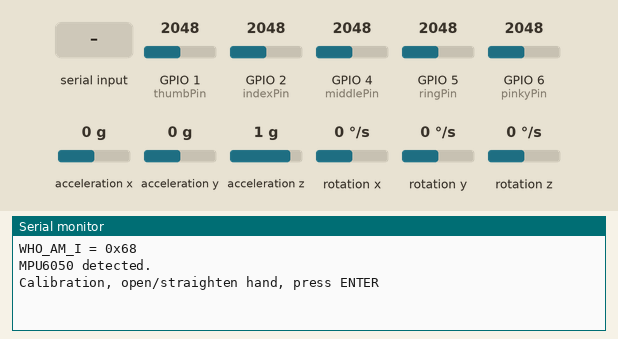
Recording of a sketch running on a simulated ESP32. Parts: the last lines printed to the serial monitor. Wiring (inferred from the names in the program): MPU-6050 motion sensor at I2C address 0x68. Inputs (shaded band) come from the test bench; at power-on: GPIO 1 (thumbPin) = 2048, GPIO 2 (indexPin) = 2048, GPIO 4 (middlePin) = 2048, GPIO 5 (ringPin) = 2048, GPIO 6 (pinkyPin) = 2048, acceleration x 0 g, acceleration y 0 g, acceleration z 1 g, rotation x 0 °/s, rotation y 0 °/s, rotation z 0 °/s.

Above: at 1.9 s.
2.0 s: "1" received over Serial
At 3.4 s:
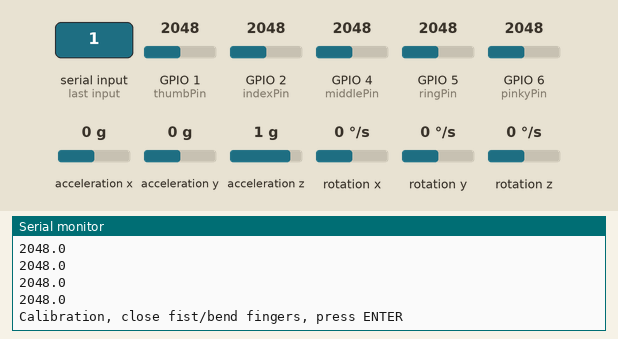
3.9 s: "0" received over Serial
At 4.4 s:
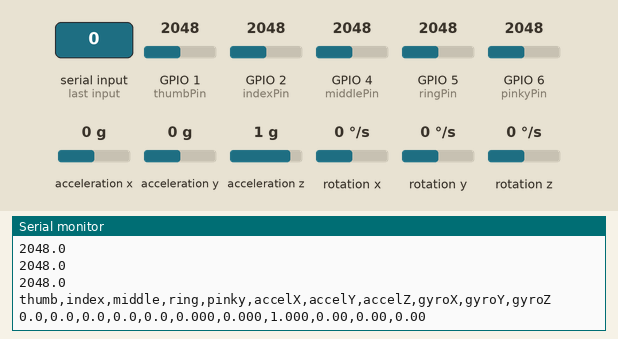

The sketch:

firmware.ino
```cpp
#include <Wire.h>

// Flex sensor pins
const uint8_t thumbPin  = 1;
const uint8_t indexPin  = 2;
const uint8_t middlePin = 4;
const uint8_t ringPin   = 5;
const uint8_t pinkyPin  = 6;

// MPU6050 pins
const uint8_t sdaPin = 8;
const uint8_t sclPin = 9;

// Put all flex pins in one array
const uint8_t flexPins[5] = {
  thumbPin,
  indexPin,
  middlePin,
  ringPin,
  pinkyPin
};

// Calibration variables for all 5 fingers
float acdStraight[5] = {0, 0, 0, 0, 0};
float acdBend[5] = {0, 0, 0, 0, 0};

// Filter variables for all 5 fingers
float filteredAdc[5] = {0, 0, 0, 0, 0};
const float alpha = 0.15;

// MPU6050 registers
const uint8_t MPU_ADDR     = 0x68;
const uint8_t WHO_AM_I     = 0x75;
const uint8_t PWR_MGMT_1   = 0x6B;
const uint8_t ACCEL_XOUT_H = 0x3B;

// MPU6050 scale factors
const float ACCEL_SCALE = 16384.0;
const float GYRO_SCALE  = 131.0;

// Raw MPU6050 sensor values
int16_t accelRaw[3] = {0, 0, 0};
int16_t gyroRaw[3] = {0, 0, 0};

// Converted MPU6050 sensor values
float accelG[3] = {0.0, 0.0, 0.0};
float gyroDps[3] = {0.0, 0.0, 0.0};

void writeRegister(uint8_t reg, uint8_t value) {
  Wire.beginTransmission(MPU_ADDR);
  Wire.write(reg);
  Wire.write(value);
  Wire.endTransmission();
}

uint8_t readRegister(uint8_t reg) {
  Wire.beginTransmission(MPU_ADDR);
  Wire.write(reg);
  Wire.endTransmission(false);

  Wire.requestFrom(MPU_ADDR, (uint8_t)1);

  if (Wire.available()) {
    return Wire.read();
  }

  return 0;
}

int16_t combineBytes(uint8_t highByte, uint8_t lowByte) {
  return (int16_t)((highByte << 8) | lowByte);
}

bool readMPU6050Burst() {
  Wire.beginTransmission(MPU_ADDR);
  Wire.write(ACCEL_XOUT_H);
  Wire.endTransmission(false);

  Wire.requestFrom(MPU_ADDR, (uint8_t)14);

  if (Wire.available() < 14) {
    return false;
  }

  uint8_t data[14];

  for (int i = 0; i < 14; i++) {
    data[i] = Wire.read();
  }

  accelRaw[0] = combineBytes(data[0], data[1]);
  accelRaw[1] = combineBytes(data[2], data[3]);
  accelRaw[2] = combineBytes(data[4], data[5]);

  gyroRaw[0] = combineBytes(data[8], data[9]);
  gyroRaw[1] = combineBytes(data[10], data[11]);
  gyroRaw[2] = combineBytes(data[12], data[13]);

  for (int i = 0; i < 3; i++) {
    accelG[i] = accelRaw[i] / ACCEL_SCALE;
    gyroDps[i] = gyroRaw[i] / GYRO_SCALE;
  }

  return true;
}

void waitForUser() {
  while (Serial.available() > 0) {
    Serial.read();
  }

  while (Serial.available() == 0) {
    delay(10);
  }

  while (Serial.available() > 0) {
    Serial.read();
  }
}

float mapToPercentage(float x, float in_min, float in_max) {
  if (abs(in_max - in_min) < 1.0) {
    return 0.0;
  }

  return (x - in_min) * 100.0 / (in_max - in_min);
}

void setup() {
  Serial.begin(115200);
  delay(1000);

  // MPU6050 setup
  Wire.begin(sdaPin, sclPin);
  Wire.setClock(400000);

  uint8_t whoami = readRegister(WHO_AM_I);

  Serial.print("WHO_AM_I = 0x");
  Serial.println(whoami, HEX);

  if (whoami == 0x68 || whoami == 0x70) {
    Serial.println("MPU6050 detected.");
  } else {
    Serial.println("MPU6050 not detected.");
  }

  writeRegister(PWR_MGMT_1, 0x00);
  delay(100);


  // Flex sensor setup
  analogSetAttenuation(ADC_2_5db);

  // Calibration - open hand
  Serial.println("Calibration, open/straighten hand, press ENTER");
  waitForUser();

  long sumStraight[5] = {0, 0, 0, 0, 0};

  for (int i = 0; i < 30; i++) {
    for (int finger = 0; finger < 5; finger++) {
      sumStraight[finger] += analogRead(flexPins[finger]);
    }
    delay(15);
  }

  for (int finger = 0; finger < 5; finger++) {
    acdStraight[finger] = (float)sumStraight[finger] / 30.0;
  }

  Serial.println("Saved Straight References:");
  for (int finger = 0; finger < 5; finger++) {
    Serial.println(acdStraight[finger], 1);
  }

  // Calibration - closed fist
  Serial.println("Calibration, close fist/bend fingers, press ENTER");
  waitForUser();

  long sumBent[5] = {0, 0, 0, 0, 0};

  for (int i = 0; i < 30; i++) {
    for (int finger = 0; finger < 5; finger++) {
      sumBent[finger] += analogRead(flexPins[finger]);
    }
    delay(15);
  }

  for (int finger = 0; finger < 5; finger++) {
    acdBend[finger] = (float)sumBent[finger] / 30.0;
  }

  Serial.println("Saved Bent References:");
  for (int finger = 0; finger < 5; finger++) {
    Serial.println(acdBend[finger], 1);
  }

  // Seed filters
  for (int finger = 0; finger < 5; finger++) {
    filteredAdc[finger] = analogRead(flexPins[finger]);
  }

  Serial.println("thumb,index,middle,ring,pinky,accelX,accelY,accelZ,gyroX,gyroY,gyroZ");
}

void loop() {
  bool success = readMPU6050Burst();

  if (!success) {
    Serial.println("MPU6050 read failed");
    delay(100);
    return;
  }

  float bendPercentage[5];

  for (int finger = 0; finger < 5; finger++) {
    int rawValue = analogRead(flexPins[finger]);

    if (rawValue <= 0) {
      bendPercentage[finger] = 0;
      continue;
    }

    filteredAdc[finger] = (alpha * (float)rawValue) + ((1.0 - alpha) * filteredAdc[finger]);

    bendPercentage[finger] = mapToPercentage(filteredAdc[finger], acdStraight[finger], acdBend[finger]);
    bendPercentage[finger] = constrain(bendPercentage[finger], 0.0, 100.0);
  }

  Serial.print(bendPercentage[0], 1);
  Serial.print(",");
  Serial.print(bendPercentage[1], 1);
  Serial.print(",");
  Serial.print(bendPercentage[2], 1);
  Serial.print(",");
  Serial.print(bendPercentage[3], 1);
  Serial.print(",");
  Serial.print(bendPercentage[4], 1);
  Serial.print(",");

  Serial.print(accelG[0], 3);
  Serial.print(",");
  Serial.print(accelG[1], 3);
  Serial.print(",");
  Serial.print(accelG[2], 3);
  Serial.print(",");
  Serial.print(gyroDps[0], 2);
  Serial.print(",");
  Serial.print(gyroDps[1], 2);
  Serial.print(",");
  Serial.println(gyroDps[2], 2);

  delay(30);
}
```

Measured:
- after the input at 2.0 s, the serial monitor: prints a new line after 0.47 s (image 1)
- after the input at 3.9 s, the serial monitor: prints a new line after 0.47 s (image 2)
